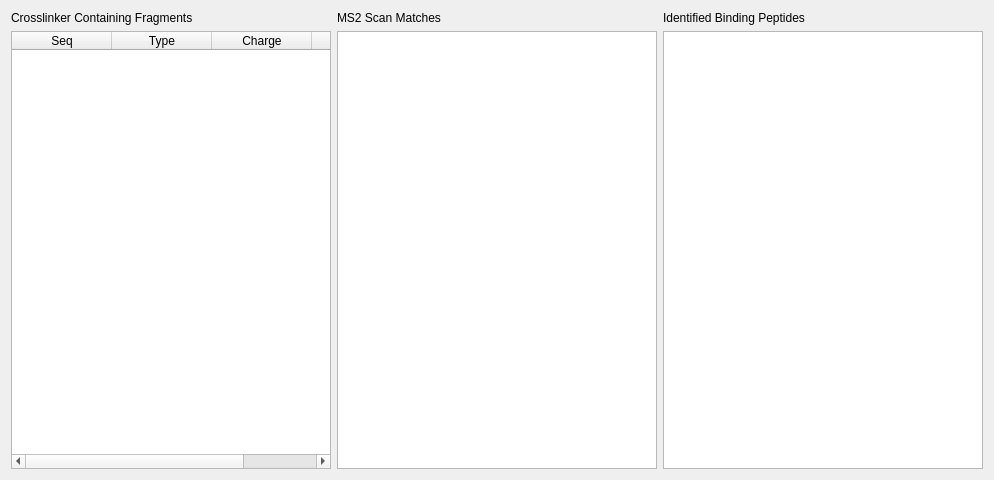
<?xml version="1.0" encoding="UTF-8"?>
<ui version="4.0">
 <class>AnalysisWindow</class>
 <widget class="QWidget" name="AnalysisWindow">
  <property name="geometry">
   <rect>
    <x>0</x>
    <y>0</y>
    <width>994</width>
    <height>480</height>
   </rect>
  </property>
  <property name="minimumSize">
   <size>
    <width>990</width>
    <height>480</height>
   </size>
  </property>
  <property name="windowTitle">
   <string>Interlink++ : Analysis Steps</string>
  </property>
  <layout class="QHBoxLayout" name="horizontalLayout">
   <item>
    <layout class="QVBoxLayout" name="verticalLayout">
     <item>
      <widget class="QLabel" name="label">
       <property name="text">
        <string>Crosslinker Containing Fragments</string>
       </property>
      </widget>
     </item>
     <item>
      <widget class="QTableWidget" name="fragments_list_table">
       <property name="alternatingRowColors">
        <bool>true</bool>
       </property>
       <attribute name="horizontalHeaderCascadingSectionResizes">
        <bool>true</bool>
       </attribute>
       <attribute name="horizontalHeaderStretchLastSection">
        <bool>true</bool>
       </attribute>
       <attribute name="verticalHeaderVisible">
        <bool>true</bool>
       </attribute>
       <column>
        <property name="text">
         <string>Seq</string>
        </property>
       </column>
       <column>
        <property name="text">
         <string>Type</string>
        </property>
       </column>
       <column>
        <property name="text">
         <string>Charge</string>
        </property>
       </column>
       <column>
        <property name="text">
         <string>m/z</string>
        </property>
       </column>
      </widget>
     </item>
    </layout>
   </item>
   <item>
    <layout class="QVBoxLayout" name="verticalLayout_2">
     <item>
      <widget class="QLabel" name="label_2">
       <property name="text">
        <string>MS2 Scan Matches</string>
       </property>
      </widget>
     </item>
     <item>
      <widget class="QTableWidget" name="tableWidget"/>
     </item>
    </layout>
   </item>
   <item>
    <layout class="QVBoxLayout" name="verticalLayout_3">
     <item>
      <widget class="QLabel" name="label_3">
       <property name="text">
        <string>Identified Binding Peptides</string>
       </property>
      </widget>
     </item>
     <item>
      <widget class="QTableWidget" name="tableWidget_2"/>
     </item>
    </layout>
   </item>
  </layout>
 </widget>
 <resources/>
 <connections/>
</ui>
